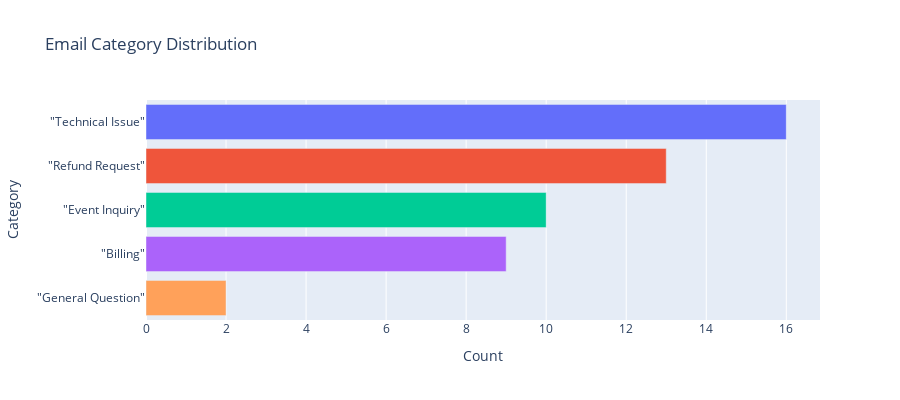

This figure's notebook cell:
### Markdown cell above
## 3. AI_CLASSIFY: Multi-Category Text Classification

Classify customer emails into multiple categories (vs AI_FILTER's boolean classification)

### Code cell
# Classify emails by issue type
sql = """
SELECT 
    ticket_id,
    SUBSTR(content, 1, 100) as content_preview,
    AI_CLASSIFY(
        'Classify this support ticket into one of these categories: ' || content,
        ARRAY_CONSTRUCT('Billing', 'Technical Issue', 'Event Inquiry', 'Refund Request', 'General Question')
    )['labels'][0] as category
FROM emails
LIMIT 50
"""

df_classify = session.sql(sql).to_pandas()
display(Markdown("### Email Classification"))
display(df_classify.head(10))

# Visualize category distribution
category_counts = df_classify['CATEGORY'].value_counts().reset_index()
category_counts.columns = ['Category', 'Count']

display(Markdown("### Category Distribution"))
fig = px.bar(category_counts, 
             x='Count', 
             y='Category', 
             orientation='h',
             color='Category',
             title='Email Category Distribution')
fig.update_layout(showlegend=False, height=400)
fig.show()

### Figure 1 — Plotly figure (JSON) as saved in the notebook; plotly's stock layout.template omitted (floating-point values rounded to 4 significant figures)
{"data": [{"hovertemplate": "Category=%{y}<br>Count=%{x}<extra></extra>", "legendgroup": "\"Technical Issue\"", "marker": {"color": "#636efa", "pattern": {"shape": ""}}, "name": "\"Technical Issue\"", "orientation": "h", "showlegend": true, "textposition": "auto", "type": "bar", "x": [16], "xaxis": "x", "y": ["\"Technical Issue\""], "yaxis": "y"}, {"hovertemplate": "Category=%{y}<br>Count=%{x}<extra></extra>", "legendgroup": "\"Refund Request\"", "marker": {"color": "#EF553B", "pattern": {"shape": ""}}, "name": "\"Refund Request\"", "orientation": "h", "showlegend": true, "textposition": "auto", "type": "bar", "x": [13], "xaxis": "x", "y": ["\"Refund Request\""], "yaxis": "y"}, {"hovertemplate": "Category=%{y}<br>Count=%{x}<extra></extra>", "legendgroup": "\"Event Inquiry\"", "marker": {"color": "#00cc96", "pattern": {"shape": ""}}, "name": "\"Event Inquiry\"", "orientation": "h", "showlegend": true, "textposition": "auto", "type": "bar", "x": [10], "xaxis": "x", "y": ["\"Event Inquiry\""], "yaxis": "y"}, {"hovertemplate": "Category=%{y}<br>Count=%{x}<extra></extra>", "legendgroup": "\"Billing\"", "marker": {"color": "#ab63fa", "pattern": {"shape": ""}}, "name": "\"Billing\"", "orientation": "h", "showlegend": true, "textposition": "auto", "type": "bar", "x": [9], "xaxis": "x", "y": ["\"Billing\""], "yaxis": "y"}, {"hovertemplate": "Category=%{y}<br>Count=%{x}<extra></extra>", "legendgroup": "\"General Question\"", "marker": {"color": "#FFA15A", "pattern": {"shape": ""}}, "name": "\"General Question\"", "orientation": "h", "showlegend": true, "textposition": "auto", "type": "bar", "x": [2], "xaxis": "x", "y": ["\"General Question\""], "yaxis": "y"}], "layout": {"barmode": "relative", "height": 400, "legend": {"title": {"text": "Category"}, "tracegroupgap": 0}, "showlegend": false, "title": {"text": "Email Category Distribution"}, "xaxis": {"anchor": "y", "domain": [0, 1], "title": {"text": "Count"}}, "yaxis": {"anchor": "x", "categoryarray": ["\"General Question\"", "\"Billing\"", "\"Event Inquiry\"", "\"Refund Request\"", "\"Technical Issue\""], "categoryorder": "array", "domain": [0, 1], "title": {"text": "Category"}}}}
